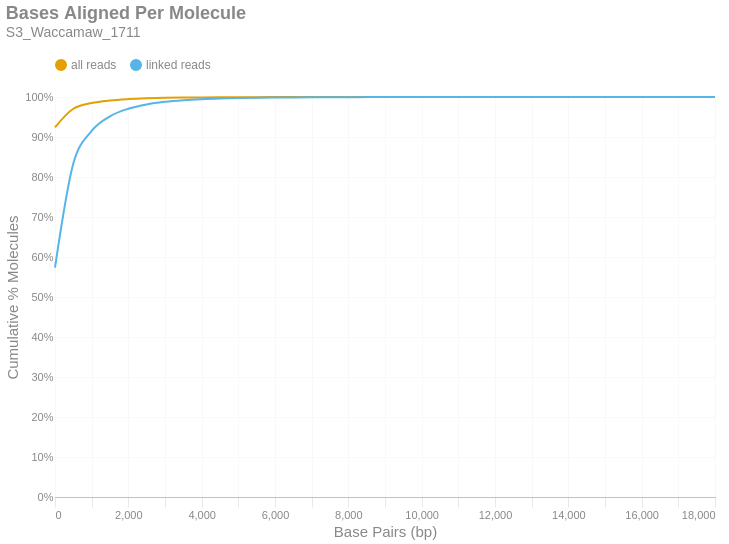

Notebook code cell kept with this figure:
### Markdown cell above
### Bases Aligned Per Molecule
This is a cumulative frequency distribution showing the number of base pairs aligned per unique molecule. These data are shown in 500 bp bins. There are two distributions: one with `all reads` (yellow) and another with only `linked reads` (blue). The percent of molecules in the `linked reads` distribution is relative to the total number of linked molecules.

### Code cell
if SKIPLR:
    print_html(f"Skipped")
else:
    binned_df = consolidated_hist(valids['aligned_bp'], mask, 500, True)
    with SafeRender(binned_df):
        (
            density_plot(binned_df, 'Bases Aligned Per Molecule', samplename, 'basesper')
            .encode(
                x=alt.X('bin:Q', title="Base Pairs (bp)").axis(tickMinStep=500).scale(padding=0),
                y=alt.Y('value:Q', title='Cumulative % Molecules')
                    .axis(format='%')
                    .scale(domain = [0,1])
                    .stack(False),
                color=alt.Color("key:N").scale(domain = ["all reads", "linked reads"]),
                tooltip = [
                    alt.Tooltip("key:N", title = "Data Type"),
                    alt.Tooltip("range_label:N", title="Bases Aligned Per Molecule"),
                    alt.Tooltip("value:Q", format = ".2%", title="% Molecules (Cum.)")
                ]
            )
        ).display()

### Figure 1 — Vega-Lite specification as saved in the notebook (floating-point values rounded to 4 significant figures)
{"width": "container", "height": 400, "config": {"title": {"anchor": "start", "dy": -15, "fontSize": 18, "color": "#888888", "subtitleColor": "#888888", "subtitleFontSize": 14}, "arc": {"fill": "#0072B2"}, "axis": {"domainColor": "#888888", "domainWidth": 0.5, "gridWidth": 0.2, "grid": false, "titleFontWeight": 400, "titleFontSize": 15, "labelFontSize": 11, "labelColor": "#888888", "tickColor": "#888888", "tickWidth": 0.2, "titleColor": "#888888"}, "axisBand": {"grid": false}, "axisX": {"grid": true, "tickSize": 10, "domainCap": "round"}, "axisY": {"domain": false, "grid": true, "tickSize": 0, "domainCap": "round"}, "background": "transparent", "header": {"labelFontSize": 15, "labelColor": "#888888", "titleFontSize": 15, "titleFontWeight": 600, "titleColor": "#888888"}, "legend": {"labelFont": "sans-serif", "labelFontSize": 12, "labelColor": "#888888", "symbolSize": 100, "symbolType": "circle", "titleFontSize": 12, "titlePadding": 10, "titleColor": "#888888", "title": null, "orient": "top"}, "range": {"category": ["#E69F00", "#56B4E9", "#009E73", "#F0E442", "#0072B2", "#D55E00", "#CC79A7", "#000000"], "diverging": ["#cfe8f3", "#a2d4ec", "#73bfe2", "#46abdb", "#1696d2", "#12719e"]}, "area": {"fill": "#0072B2", "fillOpacity": 0.7, "line": true, "strokeOpacity": 0.7}, "line": {"color": "#0072B2", "stroke": "#0072B2", "strokeWidth": 2}, "trail": {"color": "#0072B2", "stroke": "#0072B2", "strokeWidth": 0, "size": 1}, "point": {"filled": true, "fillOpacity": 1.0, "size": 95}, "text": {"color": "#888888", "fontSize": 11, "align": "right", "fontWeight": 400, "size": 11}, "bar": {"fill": "#0072B2", "stroke": null}, "view": {"stroke": null, "continuousWidth": 660, "continuousHeight": 400}}, "data": {"name": "data-525f31a0a4b23acbfdb1956a3b669ae4"}, "mark": {"type": "line", "interpolate": "monotone", "point": {"opacity": 0, "size": 275}}, "encoding": {"color": {"field": "key", "scale": {"domain": ["all reads", "linked reads"]}, "type": "nominal"}, "tooltip": [{"field": "key", "title": "Data Type", "type": "nominal"}, {"field": "range_label", "title": "Bases Aligned Per Molecule", "type": "nominal"}, {"field": "value", "format": ".2%", "title": "% Molecules (Cum.)", "type": "quantitative"}], "x": {"axis": {"tickMinStep": 500}, "field": "bin", "scale": {"padding": 0}, "title": "Base Pairs (bp)", "type": "quantitative"}, "y": {"axis": {"format": "%"}, "field": "value", "scale": {"domain": [0, 1]}, "stack": false, "title": "Cumulative % Molecules", "type": "quantitative"}}, "params": [{"name": "param_c36ac31b6afebe62", "select": {"type": "point", "fields": ["key"]}, "bind": "legend"}], "title": {"text": "Bases Aligned Per Molecule", "subtitle": "S3_Waccamaw_1711"}, "transform": [{"fold": ["all reads (cumsum)", "linked reads (cumsum)"]}, {"calculate": "replace(datum.key, ' (cumsum)', '')", "as": "key"}, {"filter": {"param": "param_c36ac31b6afebe62"}}], "usermeta": {"embedOptions": {"downloadFileName": "S3_Waccamaw_1711.basesper"}}, "$schema": "https://vega.github.io/schema/vega-lite/v6.1.0.json", "datasets": {"data-525f31a0a4b23acbfdb1956a3b669ae4": [{"bin": "0.0", "interval": "0.0-500.0", "all reads": 0.9242, "linked reads": 0.5734, "all reads (cumsum)": 0.9242, "linked reads (cumsum)": 0.5734, "range_label": "0-499"}, {"bin": "500.0", "interval": "500.0-1000.0", "all reads": 0.04639, "linked reads": 0.2603, "all reads (cumsum)": 0.9706, "linked reads (cumsum)": 0.8337, "range_label": "500-999"}, {"bin": "1000.0", "interval": "1000.0-1500.0", "all reads": 0.01444, "linked reads": 0.08158, "all reads (cumsum)": 0.985, "linked reads (cumsum)": 0.9153, "range_label": "1000-1499"}, {"bin": "1500.0", "interval": "1500.0-2000.0", "all reads": 0.00645, "linked reads": 0.03645, "all reads (cumsum)": 0.9915, "linked reads (cumsum)": 0.9518, "range_label": "1500-1999"}, {"bin": "2000.0", "interval": "2000.0-2500.0", "all reads": 0.003327, "linked reads": 0.01881, "all reads (cumsum)": 0.9948, "linked reads (cumsum)": 0.9706, "range_label": "2000-2499"}, {"bin": "2500.0", "interval": "2500.0-3000.0", "all reads": 0.001935, "linked reads": 0.01094, "all reads (cumsum)": 0.9967, "linked reads (cumsum)": 0.9815, "range_label": "2500-2999"}, {"bin": "3000.0", "interval": "3000.0-3500.0", "all reads": 0.001127, "linked reads": 0.006368, "all reads (cumsum)": 0.9979, "linked reads (cumsum)": 0.9879, "range_label": "3000-3499"}, {"bin": "3500.0", "interval": "3500.0-4000.0", "all reads": 0.0007185, "linked reads": 0.004061, "all reads (cumsum)": 0.9986, "linked reads (cumsum)": 0.9919, "range_label": "3500-3999"}, {"bin": "4000.0", "interval": "4000.0-4500.0", "all reads": 0.0004563, "linked reads": 0.002579, "all reads (cumsum)": 0.999, "linked reads (cumsum)": 0.9945, "range_label": "4000-4499"}, {"bin": "4500.0", "interval": "4500.0-5000.0", "all reads": 0.0002983, "linked reads": 0.001686, "all reads (cumsum)": 0.9993, "linked reads (cumsum)": 0.9962, "range_label": "4500-4999"}, {"bin": "5000.0", "interval": "5000.0-5500.0", "all reads": 0.0002098, "linked reads": 0.001186, "all reads (cumsum)": 0.9995, "linked reads (cumsum)": 0.9974, "range_label": "5000-5499"}, {"bin": "5500.0", "interval": "5500.0-6000.0", "all reads": 0.0001346, "linked reads": 0.0007609, "all reads (cumsum)": 0.9997, "linked reads (cumsum)": 0.9981, "range_label": "5500-5999"}, {"bin": "6000.0", "interval": "6000.0-6500.0", "all reads": 8.93e-05, "linked reads": 0.0005047, "all reads (cumsum)": 0.9998, "linked reads (cumsum)": 0.9986, "range_label": "6000-6499"}, {"bin": "6500.0", "interval": "6500.0-7000.0", "all reads": 6.905e-05, "linked reads": 0.0003903, "all reads (cumsum)": 0.9998, "linked reads (cumsum)": 0.999, "range_label": "6500-6999"}, {"bin": "7000.0", "interval": "7000.0-7500.0", "all reads": 4.481e-05, "linked reads": 0.0002533, "all reads (cumsum)": 0.9999, "linked reads (cumsum)": 0.9993, "range_label": "7000-7499"}, {"bin": "7500.0", "interval": "7500.0-8000.0", "all reads": 3.452e-05, "linked reads": 0.0001951, "all reads (cumsum)": 0.9999, "linked reads (cumsum)": 0.9995, "range_label": "7500-7999"}, {"bin": "8000.0", "interval": "8000.0-8500.0", "all reads": 2.606e-05, "linked reads": 0.0001473, "all reads (cumsum)": 0.9999, "linked reads (cumsum)": 0.9996, "range_label": "8000-8499"}, {"bin": "8500.0", "interval": "8500.0-9000.0", "all reads": 1.61e-05, "linked reads": 9.1e-05, "all reads (cumsum)": 1.0, "linked reads (cumsum)": 0.9997, "range_label": "8500-8999"}, {"bin": "9000.0", "interval": "9000.0-9500.0", "all reads": 1.494e-05, "linked reads": 8.443e-05, "all reads (cumsum)": 1.0, "linked reads (cumsum)": 0.9998, "range_label": "9000-9499"}, {"bin": "9500.0", "interval": "9500.0-10000.0", "all reads": 9.959e-06, "linked reads": 5.629e-05, "all reads (cumsum)": 1.0, "linked reads (cumsum)": 0.9999, "range_label": "9500-9999"}, {"bin": "10000.0", "interval": "10000.0-10500.0", "all reads": 6.141e-06, "linked reads": 3.471e-05, "all reads (cumsum)": 1.0, "linked reads (cumsum)": 0.9999, "range_label": "10000-10499"}, {"bin": "10500.0", "interval": "10500.0-11000.0", "all reads": 4.647e-06, "linked reads": 2.627e-05, "all reads (cumsum)": 1.0, "linked reads (cumsum)": 0.9999, "range_label": "10500-10999"}, {"bin": "11000.0", "interval": "11000.0-11500.0", "all reads": 4.315e-06, "linked reads": 2.439e-05, "all reads (cumsum)": 1.0, "linked reads (cumsum)": 0.9999, "range_label": "11000-11499"}, {"bin": "11500.0", "interval": "11500.0-12000.0", "all reads": 2.988e-06, "linked reads": 1.689e-05, "all reads (cumsum)": 1.0, "linked reads (cumsum)": 1.0, "range_label": "11500-11999"}, {"bin": "12000.0", "interval": "12000.0-12500.0", "all reads": 1.494e-06, "linked reads": 8.443e-06, "all reads (cumsum)": 1.0, "linked reads (cumsum)": 1.0, "range_label": "12000-12499"}, {"bin": "12500.0", "interval": "12500.0-13000.0", "all reads": 4.979e-07, "linked reads": 2.814e-06, "all reads (cumsum)": 1.0, "linked reads (cumsum)": 1.0, "range_label": "12500-12999"}, {"bin": "13000.0", "interval": "13000.0-13500.0", "all reads": 1.992e-06, "linked reads": 1.126e-05, "all reads (cumsum)": 1.0, "linked reads (cumsum)": 1.0, "range_label": "13000-13499"}, {"bin": "13500.0", "interval": "13500.0-14000.0", "all reads": 4.979e-07, "linked reads": 2.814e-06, "all reads (cumsum)": 1.0, "linked reads (cumsum)": 1.0, "range_label": "13500-13999"}, {"bin": "14000.0", "interval": "14000.0-14500.0", "all reads": 6.639e-07, "linked reads": 3.753e-06, "all reads (cumsum)": 1.0, "linked reads (cumsum)": 1.0, "range_label": "14000-14499"}, {"bin": "14500.0", "interval": "14500.0-15000.0", "all reads": 3.32e-07, "linked reads": 1.876e-06, "all reads (cumsum)": 1.0, "linked reads (cumsum)": 1.0, "range_label": "14500-14999"}, {"bin": "15000.0", "interval": "15000.0-15500.0", "all reads": 4.979e-07, "linked reads": 2.814e-06, "all reads (cumsum)": 1.0, "linked reads (cumsum)": 1.0, "range_label": "15000-15499"}, {"bin": "15500.0", "interval": "15500.0-16000.0", "all reads": 1.66e-07, "linked reads": 9.382e-07, "all reads (cumsum)": 1.0, "linked reads (cumsum)": 1.0, "range_label": "15500-15999"}, {"bin": "16000.0", "interval": "16000.0-16500.0", "all reads": 0.0, "linked reads": 0.0, "all reads (cumsum)": 1.0, "linked reads (cumsum)": 1.0, "range_label": "16000-16499"}, {"bin": "16500.0", "interval": "16500.0-17000.0", "all reads": 0.0, "linked reads": 0.0, "all reads (cumsum)": 1.0, "linked reads (cumsum)": 1.0, "range_label": "16500-16999"}, {"bin": "17000.0", "interval": "17000.0-17500.0", "all reads": 0.0, "linked reads": 0.0, "all reads (cumsum)": 1.0, "linked reads (cumsum)": 1.0, "range_label": "17000-17499"}, {"bin": "17500.0", "interval": "17500.0-18000.0", "all reads": 0.0, "linked reads": 0.0, "all reads (cumsum)": 1.0, "linked reads (cumsum)": 1.0, "range_label": "17500-17999"}, {"bin": "18000.0", "interval": "18000.0-18500.0", "all reads": 1.66e-07, "linked reads": 9.382e-07, "all reads (cumsum)": 1.0, "linked reads (cumsum)": 1.0, "range_label": "18000-18499"}]}}
